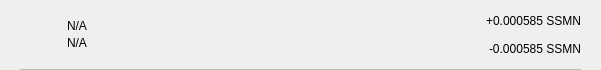
<?xml version="1.0" encoding="UTF-8"?>
<ui version="4.0">
 <class>TxRow</class>
 <widget class="QWidget" name="TxRow">
  <property name="geometry">
   <rect>
    <x>0</x>
    <y>0</y>
    <width>601</width>
    <height>70</height>
   </rect>
  </property>
  <property name="minimumSize">
   <size>
    <width>0</width>
    <height>40</height>
   </size>
  </property>
  <property name="windowTitle">
   <string>Form</string>
  </property>
  <layout class="QVBoxLayout" name="verticalLayout_3">
   <property name="spacing">
    <number>0</number>
   </property>
   <property name="leftMargin">
    <number>0</number>
   </property>
   <property name="topMargin">
    <number>0</number>
   </property>
   <property name="rightMargin">
    <number>0</number>
   </property>
   <property name="bottomMargin">
    <number>0</number>
   </property>
   <item>
    <widget class="QWidget" name="rowContainer" native="true">
     <layout class="QVBoxLayout" name="verticalLayout_2">
      <property name="spacing">
       <number>9</number>
      </property>
      <property name="leftMargin">
       <number>20</number>
      </property>
      <property name="topMargin">
       <number>9</number>
      </property>
      <property name="rightMargin">
       <number>20</number>
      </property>
      <property name="bottomMargin">
       <number>0</number>
      </property>
      <item>
       <widget class="QFrame" name="frame">
        <property name="styleSheet">
         <string notr="true">border:none;</string>
        </property>
        <property name="frameShape">
         <enum>QFrame::StyledPanel</enum>
        </property>
        <property name="frameShadow">
         <enum>QFrame::Raised</enum>
        </property>
        <layout class="QHBoxLayout" name="horizontalLayout" stretch="0,2,0">
         <property name="leftMargin">
          <number>0</number>
         </property>
         <property name="topMargin">
          <number>0</number>
         </property>
         <property name="rightMargin">
          <number>0</number>
         </property>
         <property name="bottomMargin">
          <number>0</number>
         </property>
         <item>
          <widget class="QPushButton" name="icon">
           <property name="focusPolicy">
            <enum>Qt::NoFocus</enum>
           </property>
           <property name="styleSheet">
            <string notr="true">border:none;</string>
           </property>
           <property name="text">
            <string/>
           </property>
           <property name="iconSize">
            <size>
             <width>28</width>
             <height>28</height>
            </size>
           </property>
          </widget>
         </item>
         <item>
          <layout class="QVBoxLayout" name="verticalLayout">
           <property name="spacing">
            <number>3</number>
           </property>
           <property name="leftMargin">
            <number>9</number>
           </property>
           <item>
            <widget class="QLabel" name="lblAddress">
             <property name="styleSheet">
              <string notr="true"/>
             </property>
             <property name="text">
              <string notr="true">N/A</string>
             </property>
             <property name="alignment">
              <set>Qt::AlignBottom|Qt::AlignLeading|Qt::AlignLeft</set>
             </property>
            </widget>
           </item>
           <item>
            <widget class="QLabel" name="lblDate">
             <property name="styleSheet">
              <string notr="true"/>
             </property>
             <property name="text">
              <string notr="true">N/A</string>
             </property>
             <property name="alignment">
              <set>Qt::AlignLeading|Qt::AlignLeft|Qt::AlignTop</set>
             </property>
            </widget>
           </item>
          </layout>
         </item>
         <item>
          <widget class="QWidget" name="containerAmounts" native="true">
           <property name="minimumSize">
            <size>
             <width>80</width>
             <height>0</height>
            </size>
           </property>
           <layout class="QVBoxLayout" name="verticalLayout_4">
            <property name="leftMargin">
             <number>0</number>
            </property>
            <property name="topMargin">
             <number>0</number>
            </property>
            <property name="rightMargin">
             <number>0</number>
            </property>
            <property name="bottomMargin">
             <number>0</number>
            </property>
            <item alignment="Qt::AlignRight">
             <widget class="QLabel" name="lblAmountTop">
              <property name="styleSheet">
               <string notr="true"/>
              </property>
              <property name="text">
               <string>+0.000585 SSMN</string>
              </property>
             </widget>
            </item>
            <item alignment="Qt::AlignRight">
             <widget class="QLabel" name="lblAmountBottom">
              <property name="styleSheet">
               <string notr="true"/>
              </property>
              <property name="text">
               <string>-0.000585 SSMN</string>
              </property>
             </widget>
            </item>
           </layout>
          </widget>
         </item>
        </layout>
       </widget>
      </item>
      <item>
       <widget class="QLabel" name="lblDivisory">
        <property name="minimumSize">
         <size>
          <width>0</width>
          <height>1</height>
         </size>
        </property>
        <property name="maximumSize">
         <size>
          <width>16777215</width>
          <height>1</height>
         </size>
        </property>
        <property name="styleSheet">
         <string notr="true">background-color:#bababa;</string>
        </property>
        <property name="text">
         <string/>
        </property>
        <property name="alignment">
         <set>Qt::AlignBottom|Qt::AlignLeading|Qt::AlignLeft</set>
        </property>
       </widget>
      </item>
     </layout>
    </widget>
   </item>
  </layout>
 </widget>
 <resources/>
 <connections/>
</ui>
